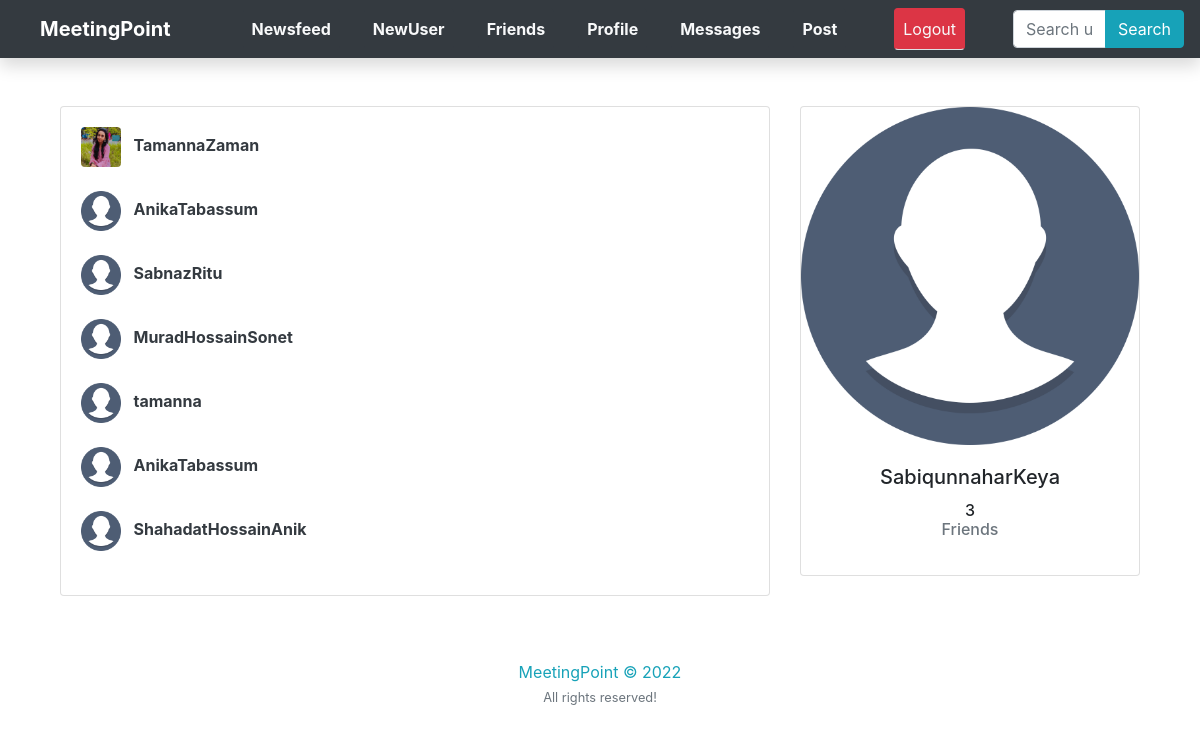
The app's page /users/ (signed in) with its own data.
### newsfeed/models.py (models this page shows)
class Profile(models.Model):
    user = models.OneToOneField(User, on_delete=models.CASCADE)
    image = models.ImageField(default='profile_pics/default0.png', upload_to='profile_pics/')
    slug = AutoSlugField(populate_from='user')  # type: ignore
    bio = models.CharField(max_length=255, blank=True)
    friends = models.ManyToManyField("Profile", blank=True)
    def __str__(self):
        return str(self.user.username)
    def get_absolute_url(self):
        return "/users/{}".format(self.slug)

### newsfeed/views.py (the view)
# urls.py: path('users/', views.users_list, name='users_list'),
@login_required
def users_list(request):
    users = Profile.objects.exclude(user=request.user)
    sent_friend_requests = FriendRequest.objects.filter(from_user=request.user)
    my_friends = request.user.profile.friends.all()
    sent_to = []
    friends = []
    for user in my_friends:
        friend = user.friends.all()
        for f in friend:
            if f in friends:
                friend = friend.exclude(user=f.user)
        friends += friend
    for i in my_friends:
        if i in friends:
            friends.remove(i)
    if request.user.profile in friends:
        friends.remove(request.user.profile)
    random_list = random.sample(list(users), min(len(list(users)), 10))
    for r in random_list:
        if r in friends:
            random_list.remove(r)
    friends += random_list
    for i in my_friends:
        if i in friends:
            friends.remove(i)
    for se in sent_friend_requests:
        sent_to.append(se.to_user)
    context = {
        'users': friends,
        'sent': sent_to
    }
    return render(request, "users/users_list.html", context)

### newsfeed/templates/users/users_list.html (shortened to what this page needs)
{% extends "feed/layout.html" %} {% load static %}{% block searchform %}
<form class="my-2 my-lg-0 ml-5 form-inline" action="{% url 'search_users' %}" method="get">
  <div class="input-group">
    <input class="form-control" name="q" type="text" placeholder="Search users.." />
    <div class="input-group-append">
      <button class="btn btn-info" type="submit">
        Search
      </button>
    </div>
  </div>
</form>
{% endblock searchform %} {% block content %}
<div class="container">
  <div class="row">
    <div class="col-md-8">
      {% if users %}
      <div class="card card-signin my-5">
        <div class="card-body">
          {% for user_p in users %}
          <a href="{{ user_p.get_absolute_url }}"><img src="{{ user_p.image.url }}" class="rounded mr-2" width="40"
              height="40" alt="" /></a>
          <a class="text-dark" href="{{ user_p.get_absolute_url }}"><b>{{ user_p }}</b></a>
          <br /><br />
          {% endfor %}
        </div>
      </div>
      {% else %}
      <h5><i>No new people to add now! Please come back later!</i></h5>
      {% endif %}
    </div>
    <div class="col-md-4">
      <div class="card card-signin my-5">
        <a href="{{ request.user.profile.get_absolute_url }}"><img class="card-img-top"
            src="{{ request.user.profile.image.url }}" alt="" /></a>
        <div class="card-body">
          <h5 class="card-title text-center">{{ request.user }}</h5>
          <h6 class="text-center">
            {{ request.user.profile.friends.count }}
            <p class="text-muted">Friends</p>
          </h6>
        </div>
      </div>
    </div>
  </div>
  {% endblock content %}

### records on screen
Profile: image (picture), user.username "TamannaZaman"
Profile: image (placeholder picture), user.username "AnikaTabassum"
Profile: image (placeholder picture), user.username "SabnazRitu"
Profile: image (placeholder picture), user.username "MuradHossainSonet"
Profile: image (placeholder picture), user.username "tamanna"
Profile: image (placeholder picture), user.username "ShahadatHossainAnik"

### other values on screen
{{ request.user }} "SabiqunnaharKeya"
{{ request.user.profile.friends.count }} "3"
